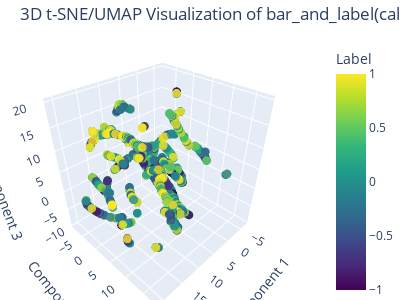
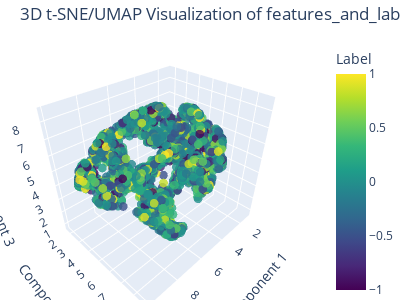
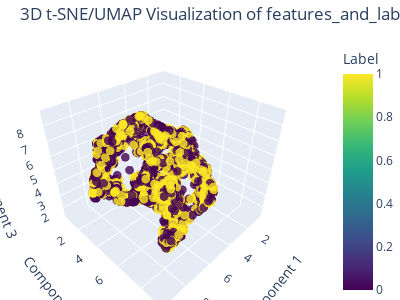
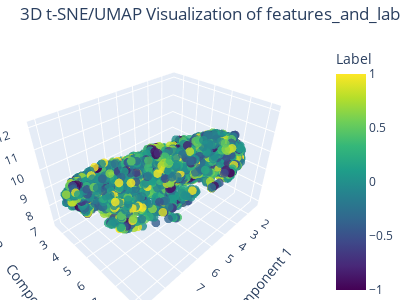

The cell these charts' notebook holds for them, in order:
### Code cell
# Visualize our dataset

# | Method                | Class Separability  | Ground Truth Alignment | Generalization        |
# | --------------------- | ------------------- | ---------------------- | --------------------- |
# | PCA                   | Low (linear)        | Weak                   | Good                  |
# | t-SNE                 | High (local)        | Moderate               | Poor (non-parametric) |
# | UMAP (unsupervised)   | High (local/global) | Moderate               | Good                  |
# | **UMAP (supervised)** | **Very High**       | **Strong**             | Good (but biased)     |

import warnings
warnings.filterwarnings("ignore", category=FutureWarning, module="sklearn")

import os
import umap
import numpy as np
import pandas as pd
from sklearn.manifold import TSNE
from sklearn.model_selection import train_test_split
from sklearn.preprocessing import StandardScaler
import plotly.graph_objects as go


datas = [
    'bar_and_label(calmar)',
    # 'bar_and_label(trend_1to8)',
    # 'bar_and_label(trend_3to24)',
    'features_and_label(candlestick_calmar)',
    'features_and_label(candlestick_trend_3to24)',
    'features_and_label(tsfresh_calmar)',
    'features_and_label(tsfresh_trend_3to24)',
]

def viz(data: str):
    print(f"Visualizing {data} dataset...")
    raw_data = pd.read_parquet(os.path.join(os.getcwd(), f'{data}.parquet'))
    df = raw_data[-(12 * 24 * 7 * 4):].copy()  # Last 1 day

    # Classify labels (optional, here just use existing label)
    y = df['label']
    X = df.drop(columns=['label'])

    # Scale and split
    scaler = StandardScaler()
    X_scaled = scaler.fit_transform(X)

    X_train, X_test, y_train, y_test = train_test_split(
        X_scaled, y, test_size=0.01, shuffle=False
    )

    # # 3D t-SNE
    # tsne = TSNE(n_components=3, perplexity=30, learning_rate=200, max_iter=500, random_state=42)
    # X_projection = tsne.fit_transform(X_train)
    
    # unsupervised UMAP
    reducer = umap.UMAP(n_components=3, n_neighbors=40, min_dist=0.1)
    X_projection = np.array(reducer.fit_transform(X_train))

    # Plotly 3D scatter plot
    fig = go.Figure(data=go.Scatter3d(
        x=X_projection[:, 0],
        y=X_projection[:, 1],
        z=X_projection[:, 2],
        mode='markers',
        marker=dict(
            size=3,
            color=y_train,  # Color by label
            colorscale='Viridis',
            opacity=0.8,
            colorbar=dict(title="Label")
        ),
        text=[f"Label: {label}" for label in y_train]
    ))

    fig.update_layout(
        title=f"3D t-SNE/UMAP Visualization of {data}",
        scene=dict(
            xaxis_title='Component 1',
            yaxis_title='Component 2',
            zaxis_title='Component 3'
        ),
        width=400,   # Set plot width (in pixels)
        height=300,  # Set plot height (in pixels)
        margin=dict(l=0, r=0, b=0, t=40)
    )

    fig.show()

for data in datas:
    viz(data)

### Figure 1 — Plotly figure (JSON) as saved in the notebook; plotly's stock layout.template omitted (floating-point values rounded to 4 significant figures; data arrays with more than 128 entries replaced by an {"elided": "..."} marker saying what was removed)
{"data": [{"marker": {"color": {"elided": "7983 float values"}, "colorbar": {"title": {"text": "Label"}}, "colorscale": [[0, "#440154"], [0.1111, "#482878"], [0.2222, "#3e4989"], [0.3333, "#31688e"], [0.4444, "#26828e"], [0.5556, "#1f9e89"], [0.6667, "#35b779"], [0.7778, "#6ece58"], [0.8889, "#b5de2b"], [1, "#fde725"]], "opacity": 0.8, "size": 3}, "mode": "markers", "text": {"elided": "7983 str values"}, "type": "scatter3d", "x": {"elided": "7983 float values"}, "y": {"elided": "7983 float values"}, "z": {"elided": "7983 float values"}}], "layout": {"height": 300, "margin": {"b": 0, "l": 0, "r": 0, "t": 40}, "scene": {"xaxis": {"title": {"text": "Component 1"}}, "yaxis": {"title": {"text": "Component 2"}}, "zaxis": {"title": {"text": "Component 3"}}}, "title": {"text": "3D t-SNE/UMAP Visualization of bar_and_label(calmar)"}, "width": 400}}

### Figure 2 — Plotly figure (JSON) as saved in the notebook; plotly's stock layout.template omitted (floating-point values rounded to 4 significant figures; data arrays with more than 128 entries replaced by an {"elided": "..."} marker saying what was removed)
{"data": [{"marker": {"color": {"elided": "7983 float values"}, "colorbar": {"title": {"text": "Label"}}, "colorscale": [[0, "#440154"], [0.1111, "#482878"], [0.2222, "#3e4989"], [0.3333, "#31688e"], [0.4444, "#26828e"], [0.5556, "#1f9e89"], [0.6667, "#35b779"], [0.7778, "#6ece58"], [0.8889, "#b5de2b"], [1, "#fde725"]], "opacity": 0.8, "size": 3}, "mode": "markers", "text": {"elided": "7983 str values"}, "type": "scatter3d", "x": {"elided": "7983 float values"}, "y": {"elided": "7983 float values"}, "z": {"elided": "7983 float values"}}], "layout": {"height": 300, "margin": {"b": 0, "l": 0, "r": 0, "t": 40}, "scene": {"xaxis": {"title": {"text": "Component 1"}}, "yaxis": {"title": {"text": "Component 2"}}, "zaxis": {"title": {"text": "Component 3"}}}, "title": {"text": "3D t-SNE/UMAP Visualization of features_and_label(candlestick_calmar)"}, "width": 400}}

### Figure 3 — Plotly figure (JSON) as saved in the notebook; plotly's stock layout.template omitted (floating-point values rounded to 4 significant figures; data arrays with more than 128 entries replaced by an {"elided": "..."} marker saying what was removed)
{"data": [{"marker": {"color": {"elided": "7983 int values"}, "colorbar": {"title": {"text": "Label"}}, "colorscale": [[0, "#440154"], [0.1111, "#482878"], [0.2222, "#3e4989"], [0.3333, "#31688e"], [0.4444, "#26828e"], [0.5556, "#1f9e89"], [0.6667, "#35b779"], [0.7778, "#6ece58"], [0.8889, "#b5de2b"], [1, "#fde725"]], "opacity": 0.8, "size": 3}, "mode": "markers", "text": {"elided": "7983 str values"}, "type": "scatter3d", "x": {"elided": "7983 float values"}, "y": {"elided": "7983 float values"}, "z": {"elided": "7983 float values"}}], "layout": {"height": 300, "margin": {"b": 0, "l": 0, "r": 0, "t": 40}, "scene": {"xaxis": {"title": {"text": "Component 1"}}, "yaxis": {"title": {"text": "Component 2"}}, "zaxis": {"title": {"text": "Component 3"}}}, "title": {"text": "3D t-SNE/UMAP Visualization of features_and_label(candlestick_trend_3to24)"}, "width": 400}}

### Figure 4 — Plotly figure (JSON) as saved in the notebook; plotly's stock layout.template omitted (floating-point values rounded to 4 significant figures; data arrays with more than 128 entries replaced by an {"elided": "..."} marker saying what was removed)
{"data": [{"marker": {"color": {"elided": "7983 float values"}, "colorbar": {"title": {"text": "Label"}}, "colorscale": [[0, "#440154"], [0.1111, "#482878"], [0.2222, "#3e4989"], [0.3333, "#31688e"], [0.4444, "#26828e"], [0.5556, "#1f9e89"], [0.6667, "#35b779"], [0.7778, "#6ece58"], [0.8889, "#b5de2b"], [1, "#fde725"]], "opacity": 0.8, "size": 3}, "mode": "markers", "text": {"elided": "7983 str values"}, "type": "scatter3d", "x": {"elided": "7983 float values"}, "y": {"elided": "7983 float values"}, "z": {"elided": "7983 float values"}}], "layout": {"height": 300, "margin": {"b": 0, "l": 0, "r": 0, "t": 40}, "scene": {"xaxis": {"title": {"text": "Component 1"}}, "yaxis": {"title": {"text": "Component 2"}}, "zaxis": {"title": {"text": "Component 3"}}}, "title": {"text": "3D t-SNE/UMAP Visualization of features_and_label(tsfresh_calmar)"}, "width": 400}}
